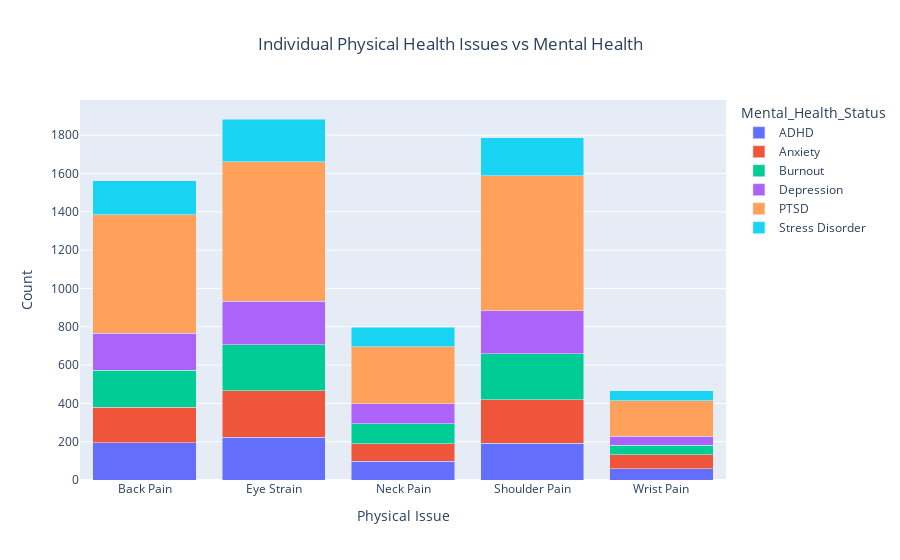

Notebook code cell kept with this figure:
### Code cell
fig = px.bar(grouped, x='Physical_Issue_Split',y='Count',color='Mental_Health_Status',title='Individual Physical Health Issues vs Mental Health',
             barmode='stack')
fig.update_layout(title_x=0.5, xaxis_title='Physical Issue', yaxis_title='Count')
fig.show()

### Figure 1 — Plotly figure (JSON) as saved in the notebook; plotly's stock layout.template omitted (floating-point values rounded to 4 significant figures)
{"data": [{"hovertemplate": "Mental_Health_Status=ADHD<br>Physical_Issue_Split=%{x}<br>Count=%{y}<extra></extra>", "legendgroup": "ADHD", "marker": {"color": "#636efa", "pattern": {"shape": ""}}, "name": "ADHD", "orientation": "v", "showlegend": true, "textposition": "auto", "type": "bar", "x": ["Back Pain", "Eye Strain", "Neck Pain", "Shoulder Pain", "Wrist Pain"], "xaxis": "x", "y": [195, 222, 98, 192, 60], "yaxis": "y"}, {"hovertemplate": "Mental_Health_Status=Anxiety<br>Physical_Issue_Split=%{x}<br>Count=%{y}<extra></extra>", "legendgroup": "Anxiety", "marker": {"color": "#EF553B", "pattern": {"shape": ""}}, "name": "Anxiety", "orientation": "v", "showlegend": true, "textposition": "auto", "type": "bar", "x": ["Back Pain", "Eye Strain", "Neck Pain", "Shoulder Pain", "Wrist Pain"], "xaxis": "x", "y": [186, 244, 91, 228, 72], "yaxis": "y"}, {"hovertemplate": "Mental_Health_Status=Burnout<br>Physical_Issue_Split=%{x}<br>Count=%{y}<extra></extra>", "legendgroup": "Burnout", "marker": {"color": "#00cc96", "pattern": {"shape": ""}}, "name": "Burnout", "orientation": "v", "showlegend": true, "textposition": "auto", "type": "bar", "x": ["Back Pain", "Eye Strain", "Neck Pain", "Shoulder Pain", "Wrist Pain"], "xaxis": "x", "y": [191, 241, 104, 238, 50], "yaxis": "y"}, {"hovertemplate": "Mental_Health_Status=Depression<br>Physical_Issue_Split=%{x}<br>Count=%{y}<extra></extra>", "legendgroup": "Depression", "marker": {"color": "#ab63fa", "pattern": {"shape": ""}}, "name": "Depression", "orientation": "v", "showlegend": true, "textposition": "auto", "type": "bar", "x": ["Back Pain", "Eye Strain", "Neck Pain", "Shoulder Pain", "Wrist Pain"], "xaxis": "x", "y": [195, 227, 104, 226, 46], "yaxis": "y"}, {"hovertemplate": "Mental_Health_Status=PTSD<br>Physical_Issue_Split=%{x}<br>Count=%{y}<extra></extra>", "legendgroup": "PTSD", "marker": {"color": "#FFA15A", "pattern": {"shape": ""}}, "name": "PTSD", "orientation": "v", "showlegend": true, "textposition": "auto", "type": "bar", "x": ["Back Pain", "Eye Strain", "Neck Pain", "Shoulder Pain", "Wrist Pain"], "xaxis": "x", "y": [617, 728, 298, 705, 186], "yaxis": "y"}, {"hovertemplate": "Mental_Health_Status=Stress Disorder<br>Physical_Issue_Split=%{x}<br>Count=%{y}<extra></extra>", "legendgroup": "Stress Disorder", "marker": {"color": "#19d3f3", "pattern": {"shape": ""}}, "name": "Stress Disorder", "orientation": "v", "showlegend": true, "textposition": "auto", "type": "bar", "x": ["Back Pain", "Eye Strain", "Neck Pain", "Shoulder Pain", "Wrist Pain"], "xaxis": "x", "y": [179, 222, 103, 198, 53], "yaxis": "y"}], "layout": {"autosize": true, "barmode": "stack", "legend": {"title": {"text": "Mental_Health_Status"}, "tracegroupgap": 0}, "title": {"text": "Individual Physical Health Issues vs Mental Health", "x": 0.5}, "xaxis": {"anchor": "y", "autorange": true, "domain": [0, 1], "range": [-0.5, 4.5], "title": {"text": "Physical Issue"}, "type": "category"}, "yaxis": {"anchor": "x", "autorange": true, "domain": [0, 1], "range": [0, 1983.0], "title": {"text": "Count"}, "type": "linear"}}}
